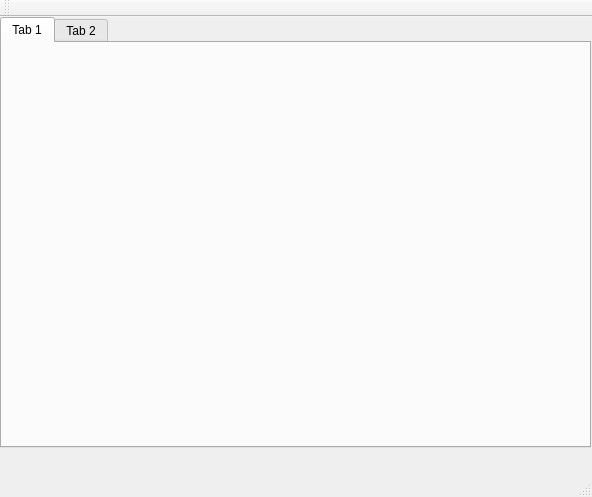
<?xml version="1.0" encoding="UTF-8"?>
<ui version="4.0">
 <class>KeytrackSingle</class>
 <widget class="QMainWindow" name="KeytrackSingle">
  <property name="geometry">
   <rect>
    <x>0</x>
    <y>0</y>
    <width>592</width>
    <height>497</height>
   </rect>
  </property>
  <property name="windowTitle">
   <string>KeytrackSingle</string>
  </property>
  <widget class="QWidget" name="centralWidget">
   <widget class="QTabWidget" name="tabWidget">
    <property name="geometry">
     <rect>
      <x>0</x>
      <y>0</y>
      <width>591</width>
      <height>431</height>
     </rect>
    </property>
    <property name="currentIndex">
     <number>0</number>
    </property>
    <widget class="QWidget" name="tab">
     <attribute name="title">
      <string>Tab 1</string>
     </attribute>
    </widget>
    <widget class="QWidget" name="tab_2">
     <attribute name="title">
      <string>Tab 2</string>
     </attribute>
    </widget>
   </widget>
  </widget>
  <widget class="QMenuBar" name="menuBar">
   <property name="geometry">
    <rect>
     <x>0</x>
     <y>0</y>
     <width>592</width>
     <height>20</height>
    </rect>
   </property>
  </widget>
  <widget class="QToolBar" name="mainToolBar">
   <attribute name="toolBarArea">
    <enum>TopToolBarArea</enum>
   </attribute>
   <attribute name="toolBarBreak">
    <bool>false</bool>
   </attribute>
  </widget>
  <widget class="QStatusBar" name="statusBar"/>
 </widget>
 <layoutdefault spacing="6" margin="11"/>
 <resources/>
 <connections/>
</ui>
